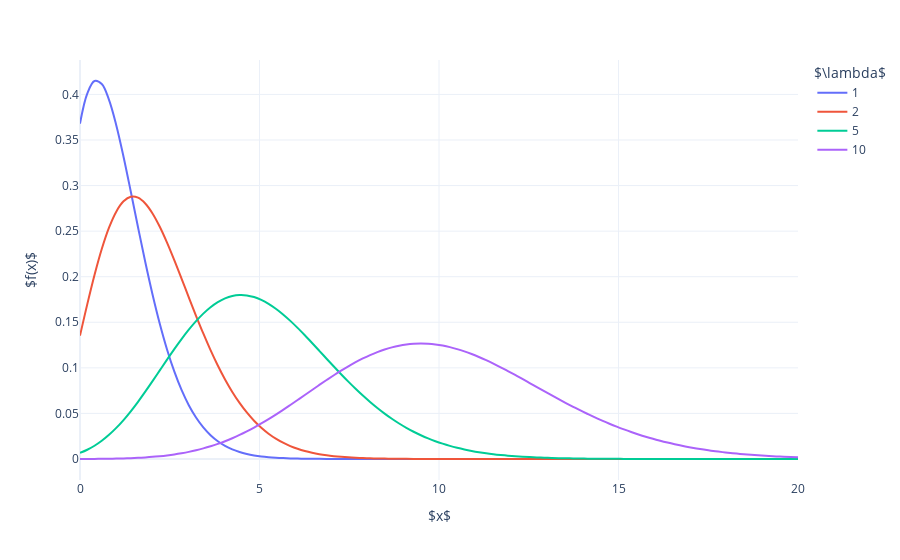

Notebook cell for this chart:
### Markdown cell above
Unfortunately, this white noise approximation doesn't hold for the Terahertz range. Once more, it is also not the only form of noise we have to deal with.

### Shot noise

Because the source is very dim, photons arrive one at a time. This means that we are dealing with shot noise{% cite <perley_2008>%}. Here the detection rate of a photon is characterized by Poisson statistics and the famous Poisson distribution {% cite <dekking_2005>%}:

$$
f(x)=\frac{\lambda^xe^{-\lambda}}{x!}
$$

Hence we also call this noise Poisson noise.

### Code cell
#hide_input
x=np.linspace(0,20,100)[np.newaxis].T
l=np.array([1,2,5,10])

f = np.power(l,x)*np.exp(-l)/gamma(x+1)

df = pd.DataFrame(f)
df.columns = l
df['x']=x
df.set_index('x',inplace=True)

plot(df,'$x$','$f(x)$','$\lambda$','linlin',e_notation=[False,False])
